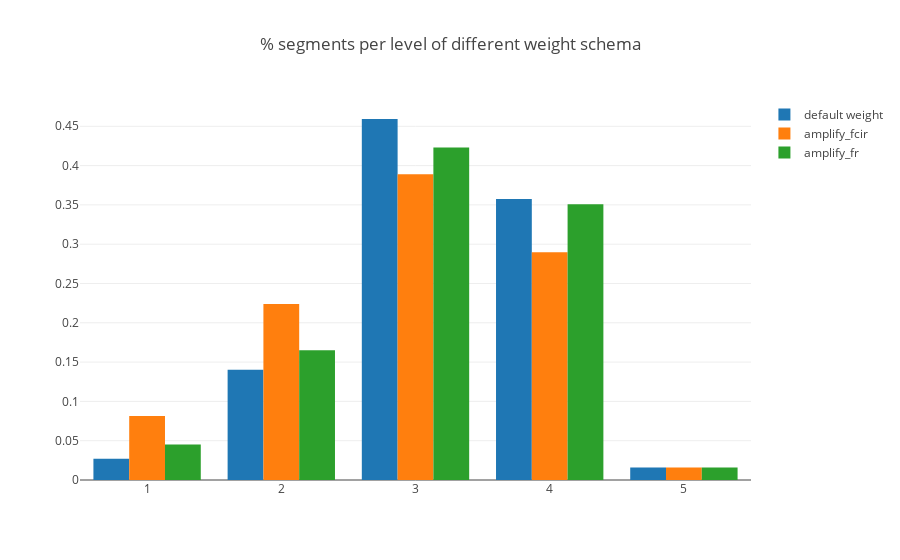

The notebook cell this image was saved under:
### Code cell
arrs = [y_all.csl.values]+amplify_ys
title = 'score histogram of % segments of different weight schema'
arrs = [y_all.csl.round().values] + [y.round() for y in amplify_ys]
title = '% segments per level of different weight schema'

fig = plotly_fig.hist(arrs, names=['default weight']+amplify_names, title=title)
iplot(fig)

### Figure 1 — Plotly figure (JSON) as saved in the notebook; plotly's stock layout.template omitted (floating-point values rounded to 4 significant figures; data arrays with more than 128 entries replaced by an {"elided": "..."} marker saying what was removed)
{"data": [{"histnorm": "probability", "name": "default weight", "type": "histogram", "x": {"elided": "442 int values"}}, {"histnorm": "probability", "name": "amplify_fcir", "type": "histogram", "x": {"elided": "442 int values"}}, {"histnorm": "probability", "name": "amplify_fr", "type": "histogram", "x": {"elided": "442 int values"}}], "layout": {"title": "% segments per level of different weight schema"}}
